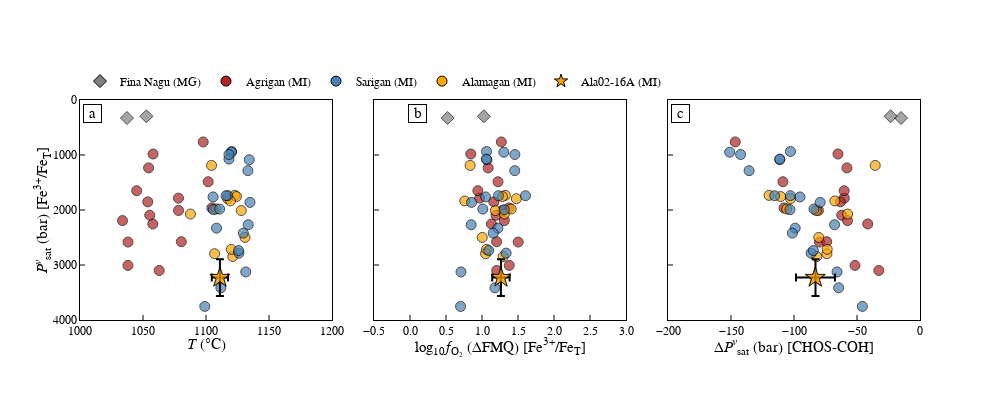

Here is the notebook cell this chart was saved with:
### Code cell
fig = make_subplots(rows=1, cols=3,
                   shared_yaxes = True, shared_xaxes = False,
                   vertical_spacing=0.08, horizontal_spacing=0.05)

data = pvsat

# T-P
r = 1
c = 1
fig.add_trace(go.Scatter(mode = "markers", x=data["T_C"], y=data["P_bar"], showlegend=False,
                         marker=dict(symbol=my_analyses["Symbol"], color=my_analyses["Colour"], line_color="black", size=my_analyses['Size'], line_width=1)), row = r, col = c)
fig.add_trace(go.Scatter(mode = "markers", x=[pvsat_stats["T_mean"]], y=[pvsat_stats["P_mean"]], showlegend=False,
                         error_x=dict(type='constant', value=2*pvsat_stats["T_sd"],visible=True),
                         error_y=dict(type='constant', value=2*pvsat_stats["P_sd"],visible=True),
                         marker=dict(symbol=[my_analyses.loc[29,"Symbol"]], color=[my_analyses.loc[29,"Colour"]], line_color="black", size=[my_analyses.loc[29,'Size']], line_width=1)), row = r, col = c)
fig.update_xaxes(range = [1000,1200], dtick = 50, title = "<i>T</i> (\u00B0C)", row = r, col = c)
fig.update_yaxes(range = [4000,0], dtick = 1000, title = "<i>P<sup>v</sup></i><sub>sat</sub> (bar) [Fe<sup>3+</sup>/Fe<sub>T</sub>]",  row = r, col = c)
fig.add_annotation(x=1010, y=250,text="a",showarrow=False, bordercolor = "black", bgcolor="white",
                   width=15, height=15,font=dict(color="black",size=15),textangle=0,  row = r, col = c)

# DFMQ-P
r = 1
c = 2
fig.add_trace(go.Scatter(mode = "markers", x=data["fO2_DFMQ"], y=data["P_bar"], showlegend=False,
                         marker=dict(symbol=my_analyses["Symbol"], color=my_analyses["Colour"], line_color="black", size=my_analyses['Size'], line_width=1)), row = r, col = c)
fig.add_trace(go.Scatter(mode = "markers", x=[pvsat_stats["fO2_mean"]], y=[pvsat_stats["P_mean"]], showlegend=False,
                         error_x=dict(type='constant', value=2*pvsat_stats["fO2_sd"],visible=True),
                         error_y=dict(type='constant', value=2*pvsat_stats["P_sd"],visible=True),
                         marker=dict(symbol=[my_analyses.loc[29,"Symbol"]], color=[my_analyses.loc[29,"Colour"]], line_color="black", size=[my_analyses.loc[29,'Size']], line_width=1)), row = r, col = c)
fig.update_xaxes(range = [-0.5,3], dtick = 0.5, title = "log<sub>10</sub><i>f</i><sub>O<sub>2</sub></sub> (\u0394FMQ) [Fe<sup>3+</sup>/Fe<sub>T</sub>]", tickformat = ".1f", row = r, col = c)
fig.add_annotation(x=0.1, y=250,text="b",showarrow=False, bordercolor = "black", bgcolor="white",
                   width=15, height=15,font=dict(color="black",size=15),textangle=0,  row = r, col = c)


# DP-P
r = 1
c = 3
fig.add_trace(go.Scatter(mode = "markers", x=data["Pvsat_diff_bar"], y=data["P_bar"], showlegend=False,
                         marker=dict(symbol=my_analyses["Symbol"], color=my_analyses["Colour"], line_color="black", size=my_analyses['Size'], line_width=1)), row = r, col = c)
fig.add_trace(go.Scatter(mode = "markers", x=[pvsat_stats["P_diff_mean"]], y=[pvsat_stats["P_mean"]], showlegend=False,
                         error_x=dict(type='constant', value=2*pvsat_stats["P_diff_sd"],visible=True),
                         error_y=dict(type='constant', value=2*pvsat_stats["P_sd"],visible=True),
                         marker=dict(symbol=[my_analyses.loc[29,"Symbol"]], color=[my_analyses.loc[29,"Colour"]], line_color="black", size=[my_analyses.loc[29,'Size']], line_width=1)), row = r, col = c)
fig.update_xaxes(range = [-200,0], dtick = 50, title = "\u0394<i>P<sup>v</sup></i><sub>sat</sub> (bar) [CHOS-COH]", row = r, col = c)
fig.add_annotation(x=-190, y=250,text="c",showarrow=False, bordercolor = "black", bgcolor="white",
                   width=15, height=15,font=dict(color="black",size=15),textangle=0,  row = r, col = c)

# create legend
fig.add_trace(go.Scatter(mode = "markers", x=[-1000,-1000], y=[-1000,-1000],
                         marker=dict(symbol="diamond", color="grey", line_color="black", size=10., line_width=1),
                         name="Fina Nagu (MG)"))
fig.add_trace(go.Scatter(mode = "markers", x=[-1000,-1000], y=[-1000,-1000],
                         marker=dict(symbol="circle", color="firebrick", line_color="black", size=10., line_width=1),
                         name="Agrigan (MI)"))
fig.add_trace(go.Scatter(mode = "markers", x=[-1000,-1000], y=[-1000,-1000],
                         marker=dict(symbol="circle", color="steelblue", line_color="black", size=10., line_width=1),
                         name="Sarigan (MI)"))
fig.add_trace(go.Scatter(mode = "markers", x=[-1000,-1000], y=[-1000,-1000],
                         marker=dict(symbol="circle", color="orange", line_color="black", size=10., line_width=1),
                         name="Alamagan (MI)"))
fig.add_trace(go.Scatter(mode = "markers", x=[-1000,-1000], y=[-1000,-1000],
                         marker=dict(symbol="star", color="orange", line_color="black", size=10., line_width=1),
                         name="Ala02-16A (MI)"))
fig.update_layout(legend=dict(
    orientation="h",
    yanchor="bottom",
    y=1.02,
    xanchor="left",
    x=0
))

fig.update_layout(height=400, width=1000, plot_bgcolor='rgb(255,255,255)' , showlegend = True)

fig.update_xaxes(showline=True, linewidth=1, linecolor='black', mirror=True, 
                 ticks="inside", ticklen=5, title_standoff = 0, tickcolor="black",
                 title_font=dict(size=15, family='Helvetica', color='black'), 
                 tickfont=dict(family='Helvetica', color='black', size=12))
fig.update_yaxes(showline=True, linewidth=1, linecolor='black', mirror=True, 
                 ticks="inside", ticklen=5, title_standoff = 0, tickcolor="black",
                title_font=dict(size=15, family='Helvetica', color='black'), 
                 tickfont=dict(family='Helvetica', color='black', size=12))

fig.update_layout(font_family="Helvetica",font_color="black")

fig.show()

### Figure 1 — Plotly figure (JSON) as saved in the notebook; plotly's stock layout.template omitted (floating-point values rounded to 4 significant figures)
{"data": [{"marker": {"color": ["grey", "grey", "firebrick", "firebrick", "firebrick", "firebrick", "firebrick", "firebrick", "firebrick", "firebrick", "firebrick", "firebrick", "firebrick", "firebrick", "firebrick", "firebrick", "firebrick", "firebrick", "orange", "orange", "orange", "orange", "orange", "orange", "orange", "orange", "orange", "orange", "orange", "orange", "orange", "steelblue", "steelblue", "steelblue", "steelblue", "steelblue", "steelblue", "steelblue", "steelblue", "steelblue", "steelblue", "steelblue", "steelblue", "steelblue", "steelblue", "steelblue", "steelblue", "steelblue", "steelblue", "steelblue", "steelblue"], "line": {"color": "black", "width": 1}, "size": [10, 10, 10, 10, 10, 10, 10, 10, 10, 10, 10, 10, 10, 10, 10, 10, 10, 10, 10, 10, 10, 10, 10, 10, 10, 10, 10, 10, 10, 15, 10, 10, 10, 10, 10, 10, 10, 10, 10, 10, 10, 10, 10, 10, 10, 10, 10, 10, 10, 10, 10], "symbol": ["diamond", "diamond", "circle", "circle", "circle", "circle", "circle", "circle", "circle", "circle", "circle", "circle", "circle", "circle", "circle", "circle", "circle", "circle", "circle", "circle", "circle", "circle", "circle", "circle", "circle", "circle", "circle", "circle", "circle", "star", "circle", "circle", "circle", "circle", "circle", "circle", "circle", "circle", "circle", "circle", "circle", "circle", "circle", "circle", "circle", "circle", "circle", "circle", "circle", "circle", "circle"]}, "mode": "markers", "showlegend": false, "type": "scatter", "x": [1037.0, 1053.0, 1063.0, 1058.0, 1105.0, 1102.0, 1078.0, 1098.0, 1055.0, 1058.0, 1038.0, 1054.0, 1045.0, 1054.0, 1078.0, 1038.0, 1080.0, 1034.0, 1117.0, 1104.0, 1088.0, 1108.0, 1121.0, 1123.0, 1124.0, 1128.0, 1107.0, 1120.0, 1131.0, 1111.0, 1119.0, 1133.0, 1112.0, 1117.0, 1108.0, 1106.0, 1111.0, 1120.0, 1134.0, 1120.0, 1118.0, 1118.0, 1126.0, 1116.0, 1135.0, 1126.0, 1133.0, 1130.0, 1099.0, 1132.0, 1106.0], "xaxis": "x", "y": [327.1, 296.2, 3100.0, 2254.0, 1963.0, 1486.0, 1784.0, 762.8, 2094.0, 981.8, 2583.0, 1852.0, 1650.0, 1234.0, 2008.0, 3008.0, 2576.0, 2193.0, 1795.0, 1189.0, 2074.0, 1982.0, 2846.0, 1734.0, 1755.0, 2010.0, 2795.0, 2716.0, 2499.0, 3232.0, 1835.0, 1285.0, 3415.0, 1740.0, 2330.0, 1993.0, 1983.0, 937.0, 1086.0, 949.3, 1074.0, 991.2, 2785.0, 1741.0, 1862.0, 2737.0, 2268.0, 2420.0, 3753.0, 3126.0, 1763.0], "yaxis": "y"}, {"error_x": {"type": "constant", "value": 6.445, "visible": true}, "error_y": {"type": "constant", "value": 333.2, "visible": true}, "marker": {"color": ["orange"], "line": {"color": "black", "width": 1}, "size": [15], "symbol": ["star"]}, "mode": "markers", "showlegend": false, "type": "scatter", "x": [1111.0], "xaxis": "x", "y": [3229.0], "yaxis": "y"}, {"marker": {"color": ["grey", "grey", "firebrick", "firebrick", "firebrick", "firebrick", "firebrick", "firebrick", "firebrick", "firebrick", "firebrick", "firebrick", "firebrick", "firebrick", "firebrick", "firebrick", "firebrick", "firebrick", "orange", "orange", "orange", "orange", "orange", "orange", "orange", "orange", "orange", "orange", "orange", "orange", "orange", "steelblue", "steelblue", "steelblue", "steelblue", "steelblue", "steelblue", "steelblue", "steelblue", "steelblue", "steelblue", "steelblue", "steelblue", "steelblue", "steelblue", "steelblue", "steelblue", "steelblue", "steelblue", "steelblue", "steelblue"], "line": {"color": "black", "width": 1}, "size": [10, 10, 10, 10, 10, 10, 10, 10, 10, 10, 10, 10, 10, 10, 10, 10, 10, 10, 10, 10, 10, 10, 10, 10, 10, 10, 10, 10, 10, 15, 10, 10, 10, 10, 10, 10, 10, 10, 10, 10, 10, 10, 10, 10, 10, 10, 10, 10, 10, 10, 10], "symbol": ["diamond", "diamond", "circle", "circle", "circle", "circle", "circle", "circle", "circle", "circle", "circle", "circle", "circle", "circle", "circle", "circle", "circle", "circle", "circle", "circle", "circle", "circle", "circle", "circle", "circle", "circle", "circle", "circle", "circle", "star", "circle", "circle", "circle", "circle", "circle", "circle", "circle", "circle", "circle", "circle", "circle", "circle", "circle", "circle", "circle", "circle", "circle", "circle", "circle", "circle", "circle"]}, "mode": "markers", "showlegend": false, "type": "scatter", "x": [0.5228, 1.026, 1.204, 1.131, 1.376, 1.222, 0.9689, 1.268, 1.195, 0.8443, 1.503, 1.165, 0.9423, 1.086, 1.284, 1.378, 1.203, 1.31, 1.477, 0.8349, 1.311, 1.405, 1.294, 1.324, 1.285, 1.186, 1.049, 1.062, 1.004, 1.264, 0.7601, 1.455, 1.18, 1.229, 1.221, 1.31, 1.011, 1.063, 1.068, 1.303, 1.061, 1.457, 1.335, 1.604, 0.8536, 1.094, 0.8495, 1.156, 0.7024, 0.7083, 1.05], "xaxis": "x2", "y": [327.1, 296.2, 3100.0, 2254.0, 1963.0, 1486.0, 1784.0, 762.8, 2094.0, 981.8, 2583.0, 1852.0, 1650.0, 1234.0, 2008.0, 3008.0, 2576.0, 2193.0, 1795.0, 1189.0, 2074.0, 1982.0, 2846.0, 1734.0, 1755.0, 2010.0, 2795.0, 2716.0, 2499.0, 3232.0, 1835.0, 1285.0, 3415.0, 1740.0, 2330.0, 1993.0, 1983.0, 937.0, 1086.0, 949.3, 1074.0, 991.2, 2785.0, 1741.0, 1862.0, 2737.0, 2268.0, 2420.0, 3753.0, 3126.0, 1763.0], "yaxis": "y2"}, {"error_x": {"type": "constant", "value": 0.1208, "visible": true}, "error_y": {"type": "constant", "value": 333.2, "visible": true}, "marker": {"color": ["orange"], "line": {"color": "black", "width": 1}, "size": [15], "symbol": ["star"]}, "mode": "markers", "showlegend": false, "type": "scatter", "x": [1.263], "xaxis": "x2", "y": [3229.0], "yaxis": "y2"}, {"marker": {"color": ["grey", "grey", "firebrick", "firebrick", "firebrick", "firebrick", "firebrick", "firebrick", "firebrick", "firebrick", "firebrick", "firebrick", "firebrick", "firebrick", "firebrick", "firebrick", "firebrick", "firebrick", "orange", "orange", "orange", "orange", "orange", "orange", "orange", "orange", "orange", "orange", "orange", "orange", "orange", "steelblue", "steelblue", "steelblue", "steelblue", "steelblue", "steelblue", "steelblue", "steelblue", "steelblue", "steelblue", "steelblue", "steelblue", "steelblue", "steelblue", "steelblue", "steelblue", "steelblue", "steelblue", "steelblue", "steelblue"], "line": {"color": "black", "width": 1}, "size": [10, 10, 10, 10, 10, 10, 10, 10, 10, 10, 10, 10, 10, 10, 10, 10, 10, 10, 10, 10, 10, 10, 10, 10, 10, 10, 10, 10, 10, 15, 10, 10, 10, 10, 10, 10, 10, 10, 10, 10, 10, 10, 10, 10, 10, 10, 10, 10, 10, 10, 10], "symbol": ["diamond", "diamond", "circle", "circle", "circle", "circle", "circle", "circle", "circle", "circle", "circle", "circle", "circle", "circle", "circle", "circle", "circle", "circle", "circle", "circle", "circle", "circle", "circle", "circle", "circle", "circle", "circle", "circle", "circle", "star", "circle", "circle", "circle", "circle", "circle", "circle", "circle", "circle", "circle", "circle", "circle", "circle", "circle", "circle", "circle", "circle", "circle", "circle", "circle", "circle", "circle"]}, "mode": "markers", "showlegend": false, "type": "scatter", "x": [-15.04, -23.32, -32.66, -41.49, -107.9, -108.8, -60.08, -146.6, -62.11, -65.11, -79.71, -63.2, -60.19, -57.98, -80.63, -51.58, -74.09, -57.54, -102.7, -35.55, -57.44, -105.8, -81.97, -119.8, -110.7, -82.4, -73.88, -73.63, -80.34, -83.33, -67.59, -135.6, -64.59, -102.9, -99.06, -103.2, -84.12, -102.8, -111.3, -151.1, -111.3, -142.4, -86.39, -115.4, -79.21, -84.69, -67.81, -101.3, -45.74, -65.86, -95.27], "xaxis": "x3", "y": [327.1, 296.2, 3100.0, 2254.0, 1963.0, 1486.0, 1784.0, 762.8, 2094.0, 981.8, 2583.0, 1852.0, 1650.0, 1234.0, 2008.0, 3008.0, 2576.0, 2193.0, 1795.0, 1189.0, 2074.0, 1982.0, 2846.0, 1734.0, 1755.0, 2010.0, 2795.0, 2716.0, 2499.0, 3232.0, 1835.0, 1285.0, 3415.0, 1740.0, 2330.0, 1993.0, 1983.0, 937.0, 1086.0, 949.3, 1074.0, 991.2, 2785.0, 1741.0, 1862.0, 2737.0, 2268.0, 2420.0, 3753.0, 3126.0, 1763.0], "yaxis": "y3"}, {"error_x": {"type": "constant", "value": 15.48, "visible": true}, "error_y": {"type": "constant", "value": 333.2, "visible": true}, "marker": {"color": ["orange"], "line": {"color": "black", "width": 1}, "size": [15], "symbol": ["star"]}, "mode": "markers", "showlegend": false, "type": "scatter", "x": [-82.94], "xaxis": "x3", "y": [3229.0], "yaxis": "y3"}, {"marker": {"color": "grey", "line": {"color": "black", "width": 1}, "size": 10, "symbol": "diamond"}, "mode": "markers", "name": "Fina Nagu (MG)", "type": "scatter", "x": [-1000, -1000], "y": [-1000, -1000]}, {"marker": {"color": "firebrick", "line": {"color": "black", "width": 1}, "size": 10, "symbol": "circle"}, "mode": "markers", "name": "Agrigan (MI)", "type": "scatter", "x": [-1000, -1000], "y": [-1000, -1000]}, {"marker": {"color": "steelblue", "line": {"color": "black", "width": 1}, "size": 10, "symbol": "circle"}, "mode": "markers", "name": "Sarigan (MI)", "type": "scatter", "x": [-1000, -1000], "y": [-1000, -1000]}, {"marker": {"color": "orange", "line": {"color": "black", "width": 1}, "size": 10, "symbol": "circle"}, "mode": "markers", "name": "Alamagan (MI)", "type": "scatter", "x": [-1000, -1000], "y": [-1000, -1000]}, {"marker": {"color": "orange", "line": {"color": "black", "width": 1}, "size": 10, "symbol": "star"}, "mode": "markers", "name": "Ala02-16A (MI)", "type": "scatter", "x": [-1000, -1000], "y": [-1000, -1000]}], "layout": {"annotations": [{"bgcolor": "white", "bordercolor": "black", "font": {"color": "black", "size": 15}, "height": 15, "showarrow": false, "text": "a", "textangle": 0, "width": 15, "x": 1010, "xref": "x", "y": 250, "yref": "y"}, {"bgcolor": "white", "bordercolor": "black", "font": {"color": "black", "size": 15}, "height": 15, "showarrow": false, "text": "b", "textangle": 0, "width": 15, "x": 0.1, "xref": "x2", "y": 250, "yref": "y2"}, {"bgcolor": "white", "bordercolor": "black", "font": {"color": "black", "size": 15}, "height": 15, "showarrow": false, "text": "c", "textangle": 0, "width": 15, "x": -190, "xref": "x3", "y": 250, "yref": "y3"}], "font": {"color": "black", "family": "Helvetica"}, "height": 400, "legend": {"orientation": "h", "x": 0, "xanchor": "left", "y": 1.02, "yanchor": "bottom"}, "plot_bgcolor": "rgb(255,255,255)", "showlegend": true, "width": 1000, "xaxis": {"anchor": "y", "domain": [0, 0.3], "dtick": 50, "linecolor": "black", "linewidth": 1, "mirror": true, "range": [1000, 1200], "showline": true, "tickcolor": "black", "tickfont": {"color": "black", "family": "Helvetica", "size": 12}, "ticklen": 5, "ticks": "inside", "title": {"font": {"color": "black", "family": "Helvetica", "size": 15}, "standoff": 0, "text": "<i>T</i> (°C)"}}, "xaxis2": {"anchor": "y2", "domain": [0.35, 0.65], "dtick": 0.5, "linecolor": "black", "linewidth": 1, "mirror": true, "range": [-0.5, 3], "showline": true, "tickcolor": "black", "tickfont": {"color": "black", "family": "Helvetica", "size": 12}, "tickformat": ".1f", "ticklen": 5, "ticks": "inside", "title": {"font": {"color": "black", "family": "Helvetica", "size": 15}, "standoff": 0, "text": "log<sub>10</sub><i>f</i><sub>O<sub>2</sub></sub> (ΔFMQ) [Fe<sup>3+</sup>/Fe<sub>T</sub>]"}}, "xaxis3": {"anchor": "y3", "domain": [0.7, 1], "dtick": 50, "linecolor": "black", "linewidth": 1, "mirror": true, "range": [-200, 0], "showline": true, "tickcolor": "black", "tickfont": {"color": "black", "family": "Helvetica", "size": 12}, "ticklen": 5, "ticks": "inside", "title": {"font": {"color": "black", "family": "Helvetica", "size": 15}, "standoff": 0, "text": "Δ<i>P<sup>v</sup></i><sub>sat</sub> (bar) [CHOS-COH]"}}, "yaxis": {"anchor": "x", "domain": [0, 1], "dtick": 1000, "linecolor": "black", "linewidth": 1, "mirror": true, "range": [4000, 0], "showline": true, "tickcolor": "black", "tickfont": {"color": "black", "family": "Helvetica", "size": 12}, "ticklen": 5, "ticks": "inside", "title": {"font": {"color": "black", "family": "Helvetica", "size": 15}, "standoff": 0, "text": "<i>P<sup>v</sup></i><sub>sat</sub> (bar) [Fe<sup>3+</sup>/Fe<sub>T</sub>]"}}, "yaxis2": {"anchor": "x2", "domain": [0, 1], "linecolor": "black", "linewidth": 1, "matches": "y", "mirror": true, "showline": true, "showticklabels": false, "tickcolor": "black", "tickfont": {"color": "black", "family": "Helvetica", "size": 12}, "ticklen": 5, "ticks": "inside", "title": {"font": {"color": "black", "family": "Helvetica", "size": 15}, "standoff": 0}}, "yaxis3": {"anchor": "x3", "domain": [0, 1], "linecolor": "black", "linewidth": 1, "matches": "y", "mirror": true, "showline": true, "showticklabels": false, "tickcolor": "black", "tickfont": {"color": "black", "family": "Helvetica", "size": 12}, "ticklen": 5, "ticks": "inside", "title": {"font": {"color": "black", "family": "Helvetica", "size": 15}, "standoff": 0}}}}
